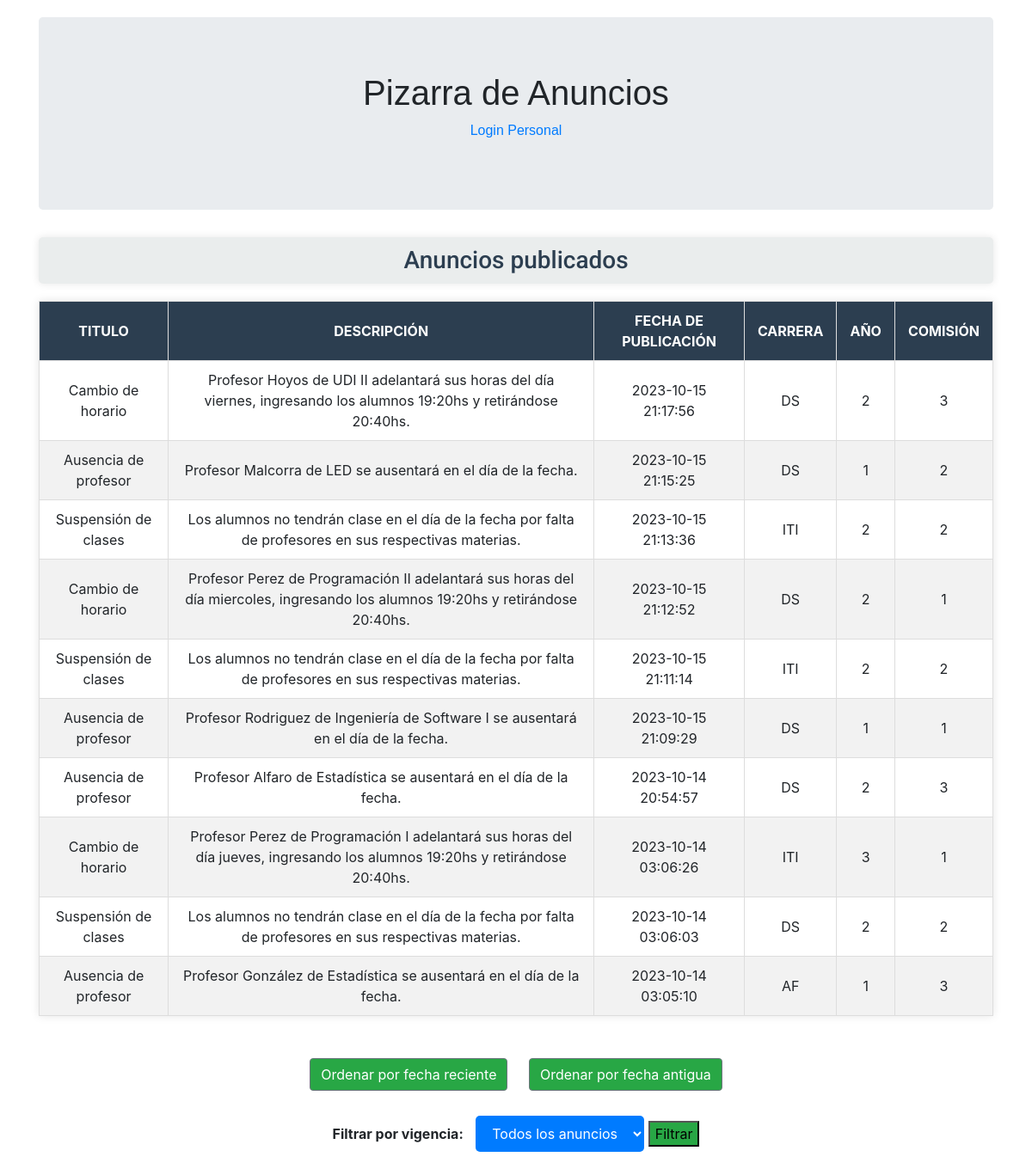
The page / on the database its author committed.
### tables this page shows
CREATE TABLE `anuncios` (
  `id` int(11) NOT NULL AUTO_INCREMENT,
  `titulo` varchar(45) NOT NULL,
  `texto` varchar(255) NOT NULL,
  `fecha_publicacion` datetime NOT NULL,
  `vigente` tinyint(1) NOT NULL,
  `usuarios_id` int(10) unsigned NOT NULL,
  PRIMARY KEY (`id`,`usuarios_id`),
  KEY `fk_anuncios_usuarios1_idx` (`usuarios_id`),
  CONSTRAINT `fk_anuncios_usuarios1` FOREIGN KEY (`usuarios_id`) REFERENCES `usuarios` (`id`) ON DELETE NO ACTION ON UPDATE NO ACTION
);

CREATE TABLE `comisiones` (
  `id` varchar(255) NOT NULL,
  `anio` tinyint(3) unsigned NOT NULL,
  `comision` tinyint(3) unsigned NOT NULL,
  `carrera` varchar(45) NOT NULL,
  PRIMARY KEY (`id`)
);

### .env.php (called while the page is built)
<?php
function credenciales() {
    return [
        'usuario' => 'root',
        'clave' => '',
        'servidor' => 'localhost',
        'base_de_datos' => 'mydb',
    ];
}

### clases/RepositorioAnuncios.php (called while the page is built, shortened)
<?php
require_once '.env.php';
require_once 'Anuncio.php';
class RepositorioAnuncios
{
    private $conexion;
    public function __construct()
    {
        $credenciales = credenciales();
        $this->conexion = new mysqli($credenciales['servidor'], $credenciales['usuario'], $credenciales['clave'], $credenciales['base_de_datos']);
    }
    public function leer()
    {
        $anuncios = [];
        $sql = "SELECT a.id, a.titulo, a.texto, a.fecha_publicacion, a.usuarios_id, c.carrera, c.anio, c.comision
            FROM anuncios a
            JOIN `anuncios.comisiones` ac ON a.id=ac.anuncios_id
            JOIN comisiones c ON ac.comisiones_id = c.id
            ORDER BY fecha_publicacion DESC";
        $result = $this->conexion->query($sql);
        if ($result->num_rows > 0) {
            while ($row = $result->fetch_assoc()) {
                $anuncio = new Anuncio($row['titulo'], $row['texto'], $row['fecha_publicacion'], $row['usuarios_id'], [], $row['id']);
                $anuncio->carrera = $row['carrera'];
                $anuncio->anio = $row['anio'];
                $anuncio->comision = $row['comision'];
                $anuncios[] = $anuncio;
            }
        }
        return $anuncios;
    }
}

### clases/RepositorioComisiones.php (called while the page is built, shortened)
<?php
require_once '.env.php';
require_once 'Anuncio.php';
class RepositorioComisiones
{
    public function __construct()
    {
        $credenciales = credenciales();
        $this->conexion = new mysqli($credenciales['servidor'], $credenciales['usuario'], $credenciales['clave'], $credenciales['base_de_datos']);
    }
}

### clases/RepositorioUsuario.php (called while the page is built, shortened)
<?php
require_once '.env.php';
class RepositorioUsuario
{
    public function __construct()
    {
        $credenciales = credenciales();
    }
}

### clases/ControladorSesion.php (called while the page is built, shortened)
<?php
require_once 'clases/RepositorioUsuario.php';
require_once 'clases/RepositorioAnuncios.php';
require_once 'clases/RepositorioComisiones.php';
require_once 'clases/Anuncio.php';
class ControladorSesion
{
    private $repositorioAnuncios;
    public function __construct()
    {
        $this->repositorioAnuncios = new RepositorioAnuncios();
    }
    public function obtenerAnuncios($orden = "")
    {
        return $this->repositorioAnuncios->leer();
    }
}

### clases/Anuncio.php (called while the page is built, shortened)
<?php
class Anuncio
{
    public function __construct(
        $titulo,
        $texto,
        $fecha_publicacion,
        $usuarios_id,
        array $comisiones,
        $id = null
    ) {
        $this->titulo = $titulo;
        $this->texto = $texto;
        $this->fecha_publicacion = $fecha_publicacion;
    }
}

### index.php (the view, shortened to what this page needs)
<?php
require_once 'clases/Anuncio.php';
require_once 'clases/RepositorioAnuncios.php';
require_once 'clases/ControladorSesion.php';
$controlador = new ControladorSesion();
if ($_SERVER["REQUEST_METHOD"] == "POST" && isset($_POST["vigencia"])) {
    $vigenciaSeleccionada = $_POST["vigencia"];
    if ($vigenciaSeleccionada === "all") {
        $anuncios = $controlador->obtenerAnuncios();
    } else {
        $anuncios = $controlador->obtenerAnunciosPorVigencia($vigenciaSeleccionada);
    }
} else {
    $anuncios = $controlador->obtenerAnuncios();
}
?>
<!DOCTYPE html>
<html>
<head>
    <link rel="stylesheet" href="css/styles.css">
    <link rel="stylesheet" href="bootstrap.min.css">
</head>
<body class="container">
    <div class="jumbotron text-center">
        <h1>Pizarra de Anuncios</h1>
        <p><a href="linkLogin.php">Login Personal</a></p>
    </div>
    <div class="text-center">
        <h3>Anuncios publicados</h3>
        <table border="1">
            <thead>
                <tr>
                    <th>Titulo</th>
                    <th>Descripción</th>
                    <th>Fecha de Publicación</th>
                    <th>Carrera</th>
                    <th>Año</th>
                    <th>Comisión</th>
                </tr>
            </thead>
            <tbody>
                <?php foreach ($anuncios as $anuncio): ?>
                    <tr>
                        <td>
                            <?= $anuncio->titulo ?>
                        </td>
                        <td>
                            <?= $anuncio->texto ?>
                        </td>
                        <td>
                            <?= $anuncio->fecha_publicacion ?>
                        </td>
                        <td>
                            <?= $anuncio->carrera ?>
                        </td>
                        <td>
                            <?= $anuncio->anio ?>
                        </td>
                        <td>
                            <?= $anuncio->comision ?>
                        </td>
                    </tr>
                <?php endforeach; ?>
            </tbody>
        </table>
    </div><br>
    <div class="text-center">
        <form action="index.php" method="post">
            <input type="submit" name="ordenar_reciente" value="Ordenar por fecha reciente" class="btn btn-secondary">
            <input type="submit" name="ordenar_antiguo" value="Ordenar por fecha antigua" class="btn btn-secondary">
        </form>
        <br>
        <form method="post" action="">
            <label for="vigencia">Filtrar por vigencia:</label>
            <select name="vigencia">
                <option value="all">Todos los anuncios</option>
            </select>
            <input type="submit" value="Filtrar">
        </form>
    </div>
</body>
</html>

### css/styles.css (style rules this page uses)
body, h1, h2, h3, p { margin: 0; padding: 0; font-family: Arial, sans-serif; }
body { background-color: #f4f4f4; padding: 20px; }
table { width: 100%; border-collapse: collapse; margin: 20px 0; background-color: #ffffff; box-shadow: 0 0 10px rgba(0, 0, 0, 0.1); }
table th, table td { padding: 10px 15px; border: 1px solid #ddd; }
table th { background-color: #2C3E50; color: #ffffff; text-transform: uppercase; }
table tr:nth-child(even) { background-color: #f2f2f2; }
h3 { text-align: center; font-size: 2.5em; margin-bottom: 20px; color: #2C3E50; padding: 10px 0; background-color: #EAEDED; font-family: 'Roboto', sans-serif; font-weight: 700; border-radius: 5px; box-shadow: 0 0 10px rgba(0, 0, 0, 0.1); transition: background-color 0.3s ease; }
.btn, select { margin: 5px 10px; padding: 10px 15px; border: none; border-radius: 5px; background-color: #007BFF; color: white; font-size: 1em; cursor: pointer; transition: background-color 0.3s; }
label { margin-right: 10px; font-weight: bold; }
input[type="submit"] { background-color: #28a745; }

### rows shown on the page
anuncios: titulo "Cambio de horario", texto "Profesor Hoyos de UDI II adelantará sus horas del día viernes, ingresando los alumnos 19:20hs y retirándose 20:40hs.", fecha_publicacion "2023-10-15 21:17:56", comisiones.carrera "DS", comisiones.anio "2", comisiones.comision "3"
anuncios: titulo "Ausencia de profesor", texto "Profesor Malcorra de LED se ausentará en el día de la fecha.", fecha_publicacion "2023-10-15 21:15:25", comisiones.carrera "DS", comisiones.anio "1", comisiones.comision "2"
anuncios: titulo "Suspensión de clases", texto "Los alumnos no tendrán clase en el día de la fecha por falta de profesores en sus respectivas materias.", fecha_publicacion "2023-10-15 21:13:36", comisiones.carrera "ITI", comisiones.anio "2", comisiones.comision "2"
anuncios: titulo "Cambio de horario", texto "Profesor Perez de Programación II adelantará sus horas del día miercoles, ingresando los alumnos 19:20hs y retirándose 20:40hs.", fecha_publicacion "2023-10-15 21:12:52", comisiones.carrera "DS", comisiones.anio "2", comisiones.comision "1"
anuncios: titulo "Suspensión de clases", texto "Los alumnos no tendrán clase en el día de la fecha por falta de profesores en sus respectivas materias.", fecha_publicacion "2023-10-15 21:11:14", comisiones.carrera "ITI", comisiones.anio "2", comisiones.comision "2"
anuncios: titulo "Ausencia de profesor", texto "Profesor Rodriguez de Ingeniería de Software I se ausentará en el día de la fecha.", fecha_publicacion "2023-10-15 21:09:29", comisiones.carrera "DS", comisiones.anio "1", comisiones.comision "1"
anuncios: titulo "Ausencia de profesor", texto "Profesor Alfaro de Estadística se ausentará en el día de la fecha.", fecha_publicacion "2023-10-14 20:54:57", comisiones.carrera "DS", comisiones.anio "2", comisiones.comision "3"
anuncios: titulo "Cambio de horario", texto "Profesor Perez de Programación I adelantará sus horas del día jueves, ingresando los alumnos 19:20hs y retirándose 20:40hs.", fecha_publicacion "2023-10-14 03:06:26", comisiones.carrera "ITI", comisiones.anio "3", comisiones.comision "1"
anuncios: titulo "Suspensión de clases", texto "Los alumnos no tendrán clase en el día de la fecha por falta de profesores en sus respectivas materias.", fecha_publicacion "2023-10-14 03:06:03", comisiones.carrera "DS", comisiones.anio "2", comisiones.comision "2"
anuncios: titulo "Ausencia de profesor", texto "Profesor González de Estadística se ausentará en el día de la fecha.", fecha_publicacion "2023-10-14 03:05:10", comisiones.carrera "AF", comisiones.anio "1", comisiones.comision "3"
